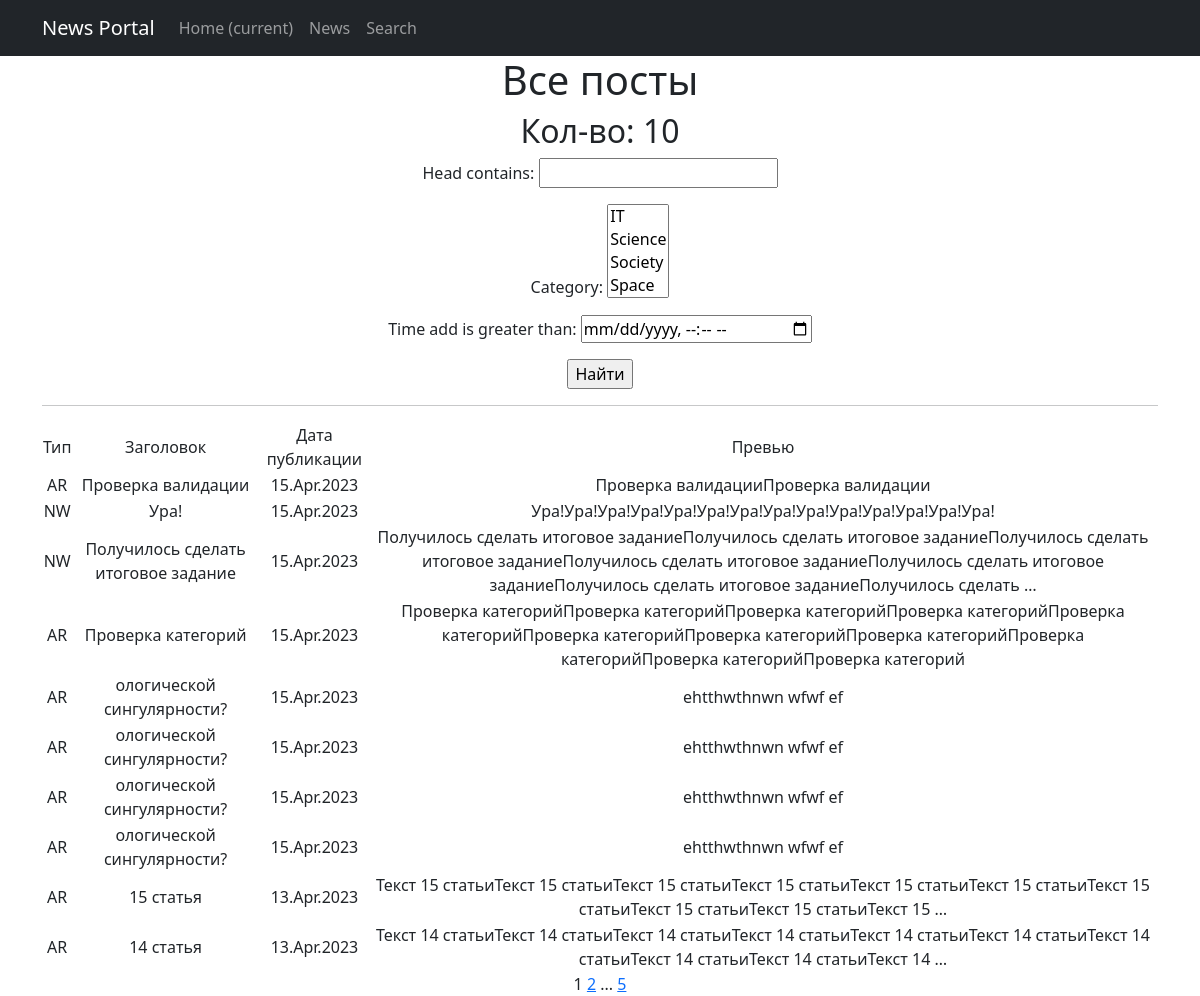
The app's page /news/search/ with its own data.
### news_site/models.py (models this page shows, shortened)
class Post(models.Model):
    author = models.ForeignKey(Author, on_delete=models.CASCADE)
    NEWS = 'NW'
    ARTICLE = 'AR'
    CATEGORY_CHOICES = (
        (NEWS, 'Новость'),
        (ARTICLE, 'Статья')
    )
    categoryType = models.CharField(max_length=2, choices=CATEGORY_CHOICES, default=ARTICLE)
    time_add = models.DateTimeField(auto_now_add=True)
    head = models.CharField(max_length=256)
    body = models.TextField()
    rating = models.SmallIntegerField(default=0)
    category = models.ManyToManyField(Category, through='PostCategory')

### news_site/views.py (the view)
# urls.py: path('search/', SearchPost.as_view(), name='post_search'),
class SearchPost(ListView):
    model = Post
    ordering = '-time_add'
    template_name = 'search.html'
    context_object_name = 'posts'
    paginate_by = 10
    def get_queryset(self):
        queryset = super().get_queryset()
        self.filterset = PostFilter(self.request.GET, queryset)
        return self.filterset.qs
    def get_context_data(self, **kwargs):
        context = super().get_context_data(**kwargs)
        context['filterset'] = self.filterset
        return context

### news_site/models.py (called while the page is built)
    def __str__(self):
        return f'{self.name}'

### news_site/templatetags/custom_filters.py (called while the page is built)
@register.filter()
def censor(text):
    try:
        str(text)
        word_list = text.split()
        for swear in SWEAR_WORDS:
            for i, word in enumerate(word_list):
                if swear[1:] in word:  # проверка со второй буквы, чтобы учесть верхний регистр
                    word_list[i] = word_list[i].replace(word, SWEAR_WORDS[swear])
        return ' '.join(word_list)
    except ValueError:
        print("Ошибка, невозможно применить фильтр к не строковым данным")

### news_site/templatetags/custom_tags.py (called while the page is built)
@register.simple_tag(takes_context=True)
def url_replace(context, **kwargs):
    d = context['request'].GET.copy()
    for k, v in kwargs.items():
        d[k] = v
    return d.urlencode()

### templates/search.html (shortened to what this page needs)
{% extends 'flatpages/default.html' %}
{% load custom_filters %}
{% load custom_tags %}
{% block content %}
    <h1>Все посты</h1>
    <h2>Кол-во: {{ posts|length }}</h2>
    <form action="" method="get">
        {{ filterset.form.as_p }}
        <input type="submit" value="Найти" />
    </form>
    <hr>
    {% if posts %}
        <table>
            <tr>
                <td>Тип</td>
                <td>Заголовок</td>
                <td>Дата публикации</td>
                <td>Превью</td>
            </tr>
            {% for post in posts %}
            <tr>
                <td>{{ post.categoryType }}</td>
                <td>{{ post.head|censor }}</td>
                <td>{{ post.time_add|date:'d.M.Y' }}</td>
                <td>{{ post.body|truncatewords:20|censor }}</td>
                <td>
                </td>
            </tr>
            {% endfor %}
        </table>
    {% else %}
        <h2>Постов нет!</h2>
    {% endif %}
    {{ page_obj.number }}
    {% if page_obj.has_next %}
        <a href="?{% url_replace page=page_obj.next_page_number %}">{{ page_obj.next_page_number }}</a>
        {% if paginator.num_pages != page_obj.next_page_number %}
            ...
            <a href="?{% url_replace page=page_obj.paginator.num_pages %}">{{ page_obj.paginator.num_pages }}</a>
        {% endif %}
    {% endif %}
{% endblock content %}

### records on screen
Post: categoryType "AR", head|censor "Проверка валидации", time_add "15.Apr.2023", body|censor "Проверка валидацииПроверка валидации"
Post: categoryType "NW", head|censor "Ура!", time_add "15.Apr.2023", body|censor "Ура!Ура!Ура!Ура!Ура!Ура!Ура!Ура!Ура!Ура!Ура!Ура!Ура!Ура!"
Post: categoryType "NW", head|censor "Получилось сделать итоговое задание", time_add "15.Apr.2023", body|censor "Получилось сделать итоговое заданиеПолучилось сделать итоговое заданиеПолучилось сделать итоговое заданиеПолучилось сделать итоговое заданиеПолучилось сделать итоговое заданиеПолучилось сделать итоговое заданиеПолучилось сделать …"
Post: categoryType "AR", head|censor "Проверка категорий", time_add "15.Apr.2023", body|censor "Проверка категорийПроверка категорийПроверка категорийПроверка категорийПроверка категорийПроверка категорийПроверка категорийПроверка категорийПроверка категорийПроверка категорийПроверка категорий"
Post: categoryType "AR", head|censor "ологической сингулярности?", time_add "15.Apr.2023", body|censor "ehtthwthnwn wfwf ef"
Post: categoryType "AR", head|censor "ологической сингулярности?", time_add "15.Apr.2023", body|censor "ehtthwthnwn wfwf ef"
Post: categoryType "AR", head|censor "ологической сингулярности?", time_add "15.Apr.2023", body|censor "ehtthwthnwn wfwf ef"
Post: categoryType "AR", head|censor "ологической сингулярности?", time_add "15.Apr.2023", body|censor "ehtthwthnwn wfwf ef"
Post: categoryType "AR", head|censor "15 статья", time_add "13.Apr.2023", body|censor "Текст 15 статьиТекст 15 статьиТекст 15 статьиТекст 15 статьиТекст 15 статьиТекст 15 статьиТекст 15 статьиТекст 15 статьиТекст 15 статьиТекст 15 …"
Post: categoryType "AR", head|censor "14 статья", time_add "13.Apr.2023", body|censor "Текст 14 статьиТекст 14 статьиТекст 14 статьиТекст 14 статьиТекст 14 статьиТекст 14 статьиТекст 14 статьиТекст 14 статьиТекст 14 статьиТекст 14 …"

### other values on screen
{{ posts|length }} "10"
{{ page_obj.number }} "1"
{{ page_obj.next_page_number }} "2"
{{ page_obj.paginator.num_pages }} "5"
